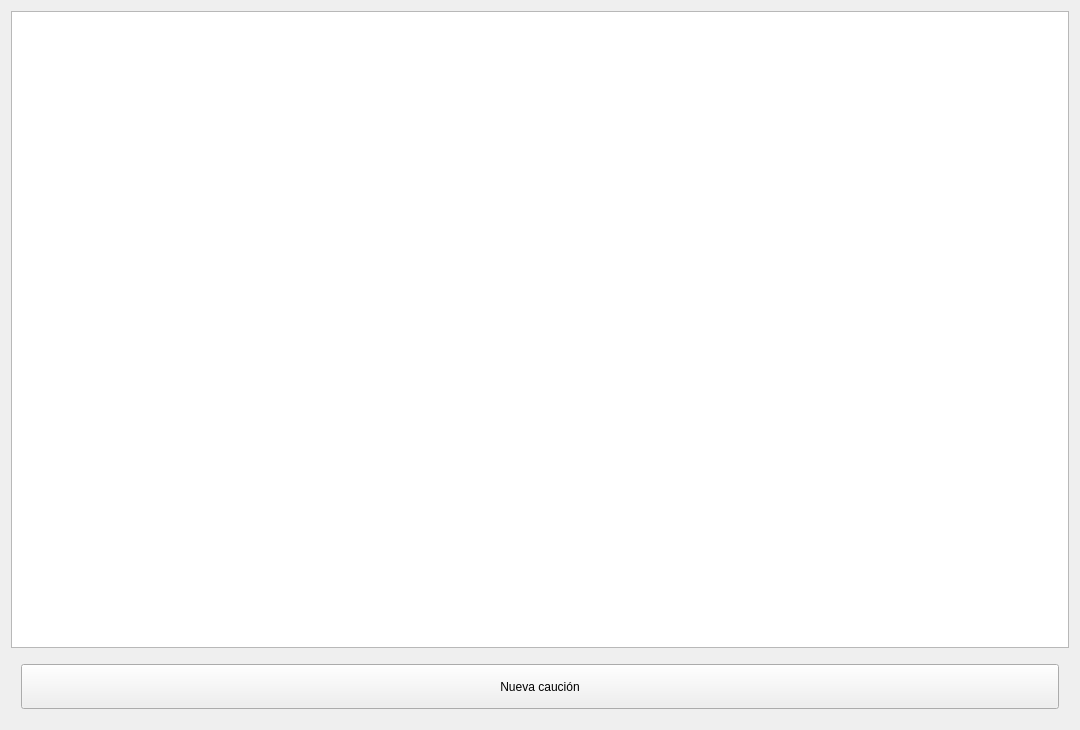
<?xml version="1.0" encoding="UTF-8"?>
<ui version="4.0">
 <class>Form</class>
 <widget class="QWidget" name="Form">
  <property name="geometry">
   <rect>
    <x>0</x>
    <y>0</y>
    <width>1080</width>
    <height>730</height>
   </rect>
  </property>
  <property name="windowTitle">
   <string>Form</string>
  </property>
  <property name="styleSheet">
   <string notr="true">background-color: &quot;black&quot;;
color: &quot;white&quot;;</string>
  </property>
  <layout class="QVBoxLayout" name="verticalLayout">
   <item>
    <widget class="QTableView" name="caucionesTable">
     <property name="styleSheet">
      <string notr="true">background: &quot;lightgray&quot;; color: &quot;black&quot;</string>
     </property>
    </widget>
   </item>
   <item>
    <widget class="QPushButton" name="nuevaCaucionBtn">
     <property name="minimumSize">
      <size>
       <width>782</width>
       <height>65</height>
      </size>
     </property>
     <property name="styleSheet">
      <string notr="true">background-color: &quot;green&quot;;
color: &quot;white&quot;;
margin: 10;</string>
     </property>
     <property name="text">
      <string>Nueva caución</string>
     </property>
    </widget>
   </item>
  </layout>
 </widget>
 <resources/>
 <connections/>
</ui>
